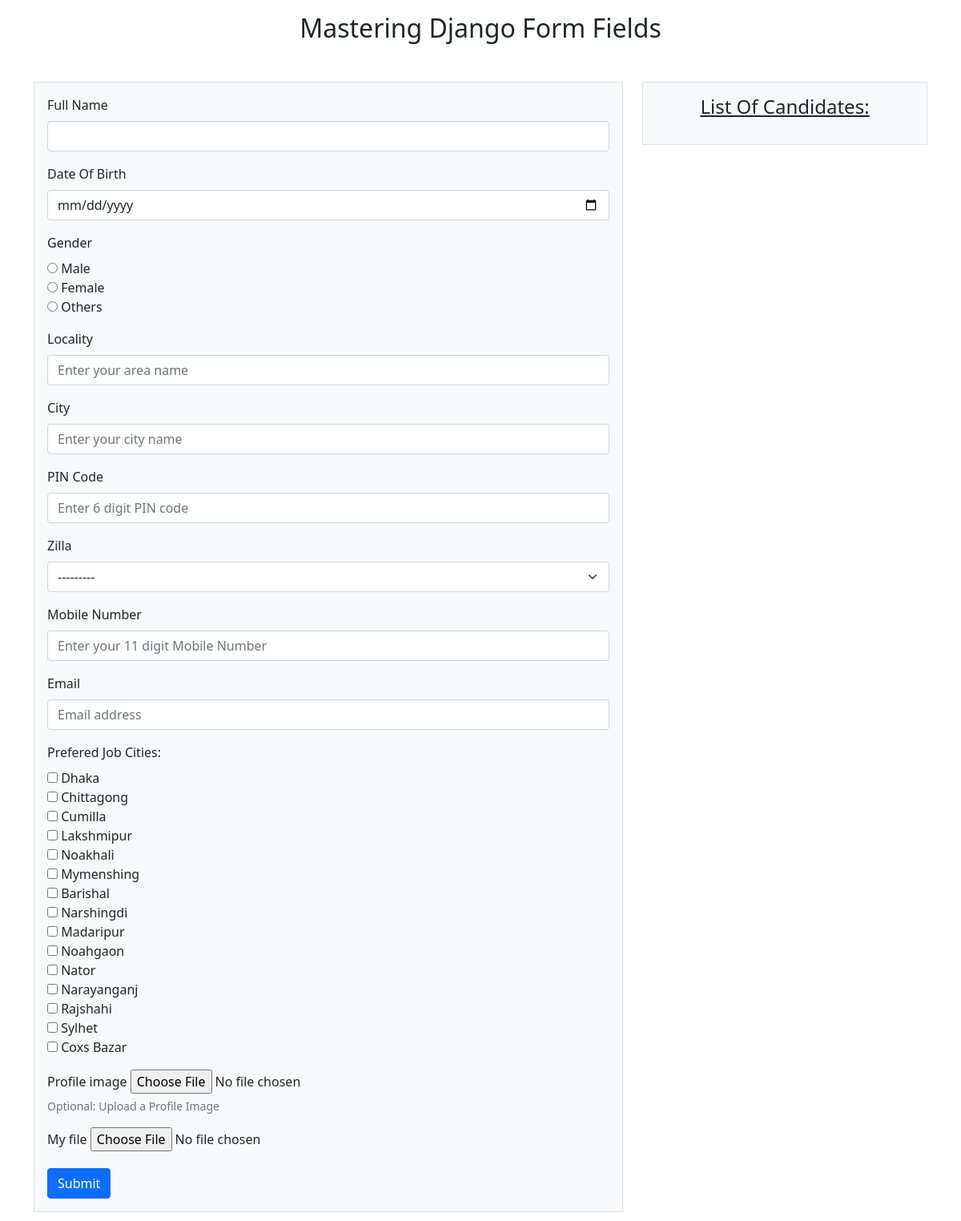
The page /student/ on the database as committed earlier.
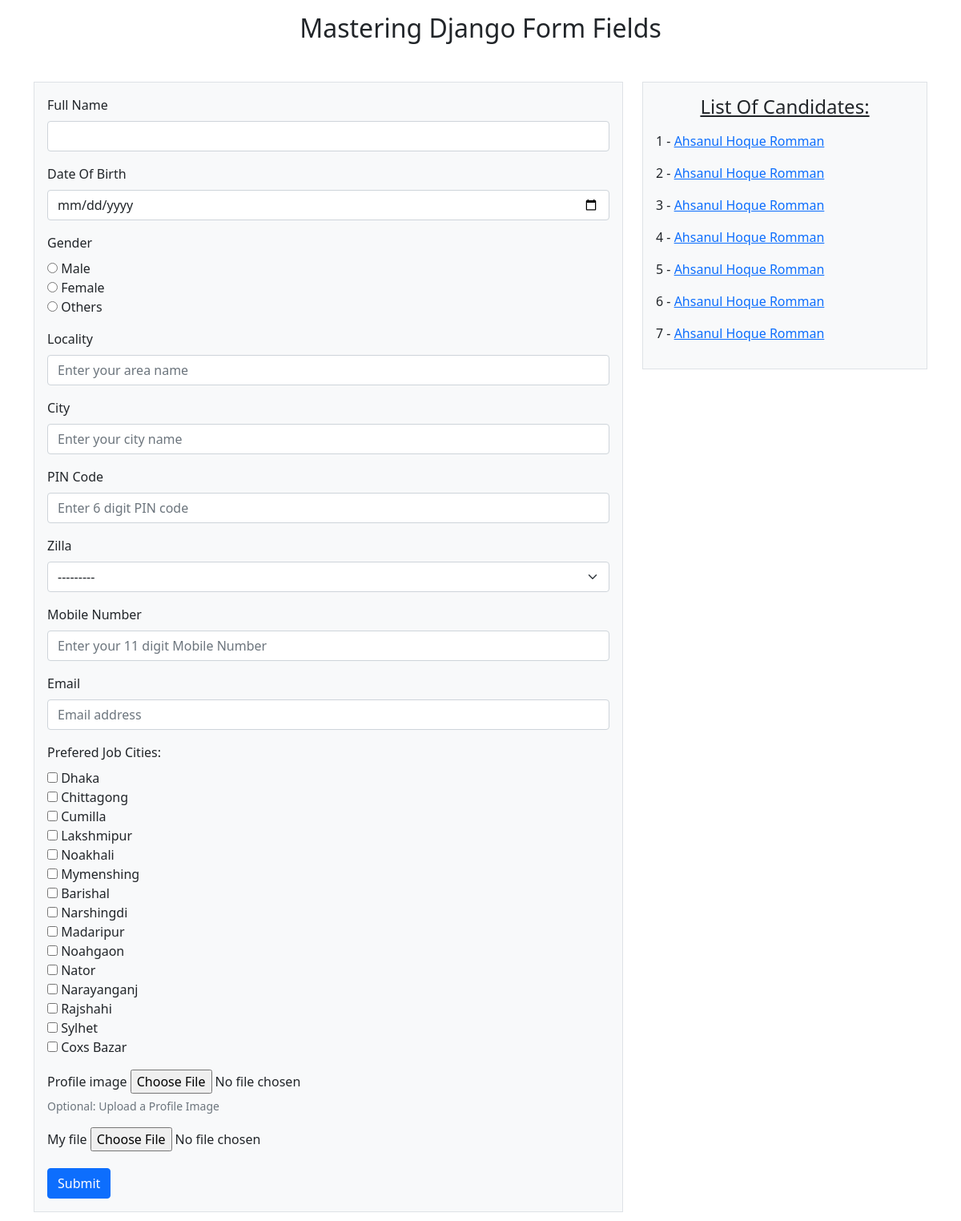
The same page on the database as committed later.
### student/models.py (models this page shows)
class Profile (models.Model):
    name = models.CharField(max_length=100)
    dob = models.DateField(auto_now=False, auto_now_add=False)
    gender = models.CharField(max_length=1)
    locality = models.CharField(max_length=100)
    city = models.CharField(max_length=100)
    pin = models.PositiveBigIntegerField(
        validators=[validate_pin_length],
        help_text='Enter 6-digit pin code')
    Zilla = models.CharField(choices=Zilla_choice, max_length=100)
    mobile = models.CharField(
        validators=[RegexValidator(regex=r'^\d{11}$')],
        max_length=11,
        help_text='Enter 11 digit mobile number'
    )
    email = models.EmailField()
    job_city = models.CharField(max_length=50)
    profile_image = models.ImageField(upload_to='profileimg', blank=True)
    my_file = models.FileField(upload_to='doc', blank=True)

### student/views.py (the view)
# urls.py: 2. Add a URL to urlpatterns:  path('', views.home, name='home')
def home (request):
    candidates = Profile.objects.all()
    if request.method == 'POST':
        form = ProfileForm(request.POST, request.FILES)
        if form.is_valid():
            form.save()
            return redirect('home')         #return to home.Previous data will not be shown again.
    else:
        form = ProfileForm()
    return render(request, 'student/home.html',{'form': form, 'candidates': candidates})

### student/templates/student/home.html (shortened to what this page needs)
{% extends "student/base.html" %}
{% block left-content %}
<form action="" method="post" enctype="multipart/form-data">
<div class='mb-3'>
    <label for="{{ form.name.id_for_label }}" class="form-label">
        {{ form.name.label }}
    </label>
    {{ form.name }}
</div>
<div class='mb-3'>
    <label for="{{ form.dob.id_for_label }}" class="form-label">
        {{ form.dob.label }}
    </label>
    {{ form.dob }}
</div>
<div class='mb-3'>
    <label for="{{ form.gender.id_for_label }}" class="form-label">
        {{ form.gender.label }}
    </label>
    {{ form.gender }}
</div>
<div class='mb-3'>
    <label for="{{ form.locality.id_for_label }}" class="form-label">
        {{ form.locality.label }}
    </label>
    {{ form.locality }}
</div>
<div class='mb-3'>
    <label for="{{ form.city.id_for_label }}" class="form-label">
        {{ form.city.label }}
    </label>
    {{ form.city }}
</div>
<div class='mb-3'>
    <label for="{{ form.pin.id_for_label }}" class="form-label">
        {{ form.pin.label }}
    </label>
    {{ form.pin }}
</div>
<div class='mb-3'>
    <label for="{{ form.Zilla.id_for_label }}" class="form-label">
        {{ form.Zilla.label }}
    </label>
    {{ form.Zilla }}
</div>
<div class='mb-3'>
    <label for="{{ form.mobile.id_for_label }}" class="form-label">
        {{ form.mobile.label }}
    </label>
    {{ form.mobile }}
</div>
<div class='mb-3'>
    <label for="{{ form.email.id_for_label }}" class="form-label">
        {{ form.email.label }}
    </label>
    {{ form.email }}
</div>
<div class='mb-3'>
    <label for="{{ form.job_city.id_for_label }}" class="form-label">
        {{ form.job_city.label }}
    </label>
    {{ form.job_city }}
</div>
<div class='mb-3'>
    <label for="{{ form.profile_image.id_for_label }}" class="form-label">
        {{ form.profile_image.label }}
    </label>
    {{ form.profile_image }}
    {% if form.profile_image.help_text %}
        <small class="text-muted d-block">
            {{ form.profile_image.help_text }}
        </small>
    {% endif %}
</div>
<div class='mb-3'>
    <label for="{{ form.my_file.id_for_label }}" class="form-label">
        {{ form.my_file.label }}
    </label>
    {{ form.my_file }}
</div>
<button type ="submit" class= "btn btn-primary">Submit</button>
</form>
{% endblock left-content %}
{% block right-content %}
<h3 class="text-center mb-3">
    <u>
        <h4>
            List Of Candidates:
        </h4>
    </u>
</h3>
{% for candidate in candidates %}
 <p>
    {{ candidate.id }} - <a href="{% url 'candidate_detail' candidate.id %}">{{ candidate.name }}</a>
 </p>
{% endfor %}
{% endblock right-content %}

Rows that differ between the two databases and show on the page:
added Profile: id "1", name "Ahsanul Hoque Romman"
added Profile: id "2", name "Ahsanul Hoque Romman"
added Profile: id "3", name "Ahsanul Hoque Romman"
added Profile: id "4", name "Ahsanul Hoque Romman"
added Profile: id "5", name "Ahsanul Hoque Romman"
added Profile: id "6", name "Ahsanul Hoque Romman"
added Profile: id "7", name "Ahsanul Hoque Romman"
